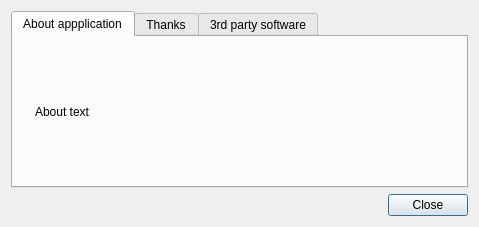
<?xml version="1.0" encoding="UTF-8"?>
<ui version="4.0">
 <class>DialogAbout</class>
 <widget class="QDialog" name="DialogAbout">
  <property name="geometry">
   <rect>
    <x>0</x>
    <y>0</y>
    <width>479</width>
    <height>227</height>
   </rect>
  </property>
  <property name="windowTitle">
   <string>About uChmViewer</string>
  </property>
  <layout class="QVBoxLayout" name="verticalLayout_2">
   <item>
    <widget class="QTabWidget" name="tabWidget">
     <property name="currentIndex">
      <number>0</number>
     </property>
     <widget class="QWidget" name="tab">
      <attribute name="title">
       <string>About appplication</string>
      </attribute>
      <layout class="QHBoxLayout" name="horizontalLayout">
       <item>
        <widget class="QLabel" name="label">
         <property name="text">
          <string/>
         </property>
         <property name="pixmap">
          <pixmap resource="resources/images.qrc">:/images/uchmviewer.png</pixmap>
         </property>
        </widget>
       </item>
       <item>
        <widget class="QLabel" name="lblAbout">
         <property name="sizePolicy">
          <sizepolicy hsizetype="Preferred" vsizetype="Preferred">
           <horstretch>1</horstretch>
           <verstretch>1</verstretch>
          </sizepolicy>
         </property>
         <property name="text">
          <string>About text</string>
         </property>
         <property name="openExternalLinks">
          <bool>true</bool>
         </property>
        </widget>
       </item>
      </layout>
     </widget>
     <widget class="QWidget" name="tab_2">
      <attribute name="title">
       <string>Thanks</string>
      </attribute>
      <layout class="QVBoxLayout" name="verticalLayout">
       <item>
        <widget class="QLabel" name="label_2">
         <property name="text">
          <string>&lt;!DOCTYPE HTML PUBLIC &quot;-//W3C//DTD HTML 4.0//EN&quot; &quot;http://www.w3.org/TR/REC-html40/strict.dtd&quot;&gt;
&lt;html&gt;&lt;head&gt;&lt;meta name=&quot;qrichtext&quot; content=&quot;1&quot; /&gt;&lt;/head&gt;
&lt;body&gt;
&lt;p&gt;I would like to thank:&lt;/p&gt;
&lt;ul&gt;
&lt;li&gt;George Yunaev, the author of KchmViewer.&lt;/li&gt;
&lt;li&gt;Razvan Cojocaru, the author of xchm.&lt;/li&gt;
&lt;li&gt;Peter Volkov for significant QA (more than 20 reported bugs!).&lt;/li&gt;
&lt;li&gt;And of course &lt;b&gt;everyone&lt;/b&gt;, who report bugs, and suggest features.&lt;/li&gt;
&lt;/ul&gt;
&lt;/body&gt;&lt;/html&gt;</string>
         </property>
         <property name="openExternalLinks">
          <bool>true</bool>
         </property>
        </widget>
       </item>
      </layout>
     </widget>
     <widget class="QWidget" name="tab_3">
      <attribute name="title">
       <string>3rd party software</string>
      </attribute>
      <layout class="QVBoxLayout" name="verticalLayout_3">
       <item>
        <widget class="QLabel" name="label_3">
         <property name="text">
          <string>&lt;!DOCTYPE HTML PUBLIC &quot;-//W3C//DTD HTML 4.0//EN&quot; &quot;http://www.w3.org/TR/REC-html40/strict.dtd&quot;&gt;
&lt;html&gt;&lt;head&gt;&lt;meta name=&quot;qrichtext&quot; content=&quot;1&quot; /&gt;&lt;/head&gt;
&lt;body&gt;
&lt;p&gt;uChmViewer uses the following 3rd party software:&lt;/p&gt;
&lt;ul&gt;
&lt;li&gt;Qt library from http://qt-project.org by Digia.&lt;/li&gt;
&lt;li&gt;CHMLib for parsing CHM files by Jed Wing.&lt;/li&gt;
&lt;li&gt;libzip for handling EPUB files by Dieter Baron and Thomas Klausner.&lt;/li&gt;
&lt;li&gt;Icons from DryIcons, &lt;a href='https://dryicons.com'&gt;https://dryicons.com&lt;/a&gt;.&lt;/li&gt;
&lt;/ul&gt;
&lt;/body&gt;&lt;/html&gt;</string>
         </property>
         <property name="alignment">
          <set>Qt::AlignLeading|Qt::AlignLeft|Qt::AlignVCenter</set>
         </property>
        </widget>
       </item>
      </layout>
     </widget>
    </widget>
   </item>
   <item>
    <widget class="QDialogButtonBox" name="buttonBox">
     <property name="orientation">
      <enum>Qt::Horizontal</enum>
     </property>
     <property name="standardButtons">
      <set>QDialogButtonBox::Close</set>
     </property>
    </widget>
   </item>
  </layout>
 </widget>
 <resources>
  <include location="resources/images.qrc"/>
 </resources>
 <connections>
  <connection>
   <sender>buttonBox</sender>
   <signal>accepted()</signal>
   <receiver>DialogAbout</receiver>
   <slot>accept()</slot>
   <hints>
    <hint type="sourcelabel">
     <x>222</x>
     <y>363</y>
    </hint>
    <hint type="destinationlabel">
     <x>157</x>
     <y>274</y>
    </hint>
   </hints>
  </connection>
  <connection>
   <sender>buttonBox</sender>
   <signal>rejected()</signal>
   <receiver>DialogAbout</receiver>
   <slot>reject()</slot>
   <hints>
    <hint type="sourcelabel">
     <x>290</x>
     <y>369</y>
    </hint>
    <hint type="destinationlabel">
     <x>286</x>
     <y>274</y>
    </hint>
   </hints>
  </connection>
  <connection>
   <sender>buttonBox</sender>
   <signal>clicked(QAbstractButton*)</signal>
   <receiver>DialogAbout</receiver>
   <slot>accept()</slot>
   <hints>
    <hint type="sourcelabel">
     <x>371</x>
     <y>367</y>
    </hint>
    <hint type="destinationlabel">
     <x>410</x>
     <y>391</y>
    </hint>
   </hints>
  </connection>
 </connections>
</ui>
